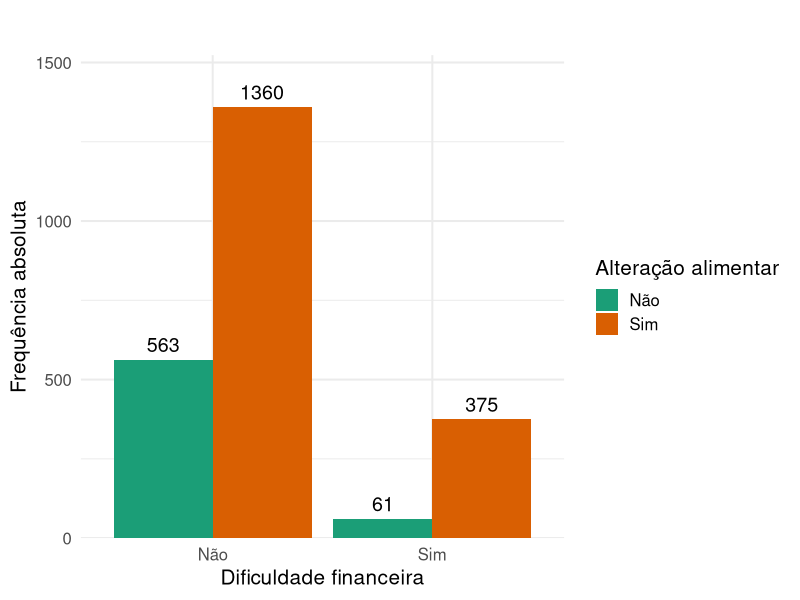
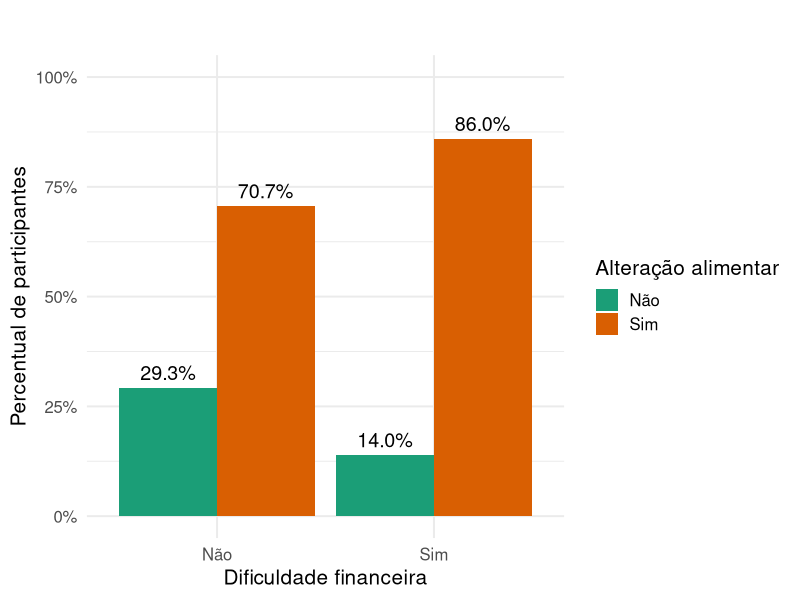
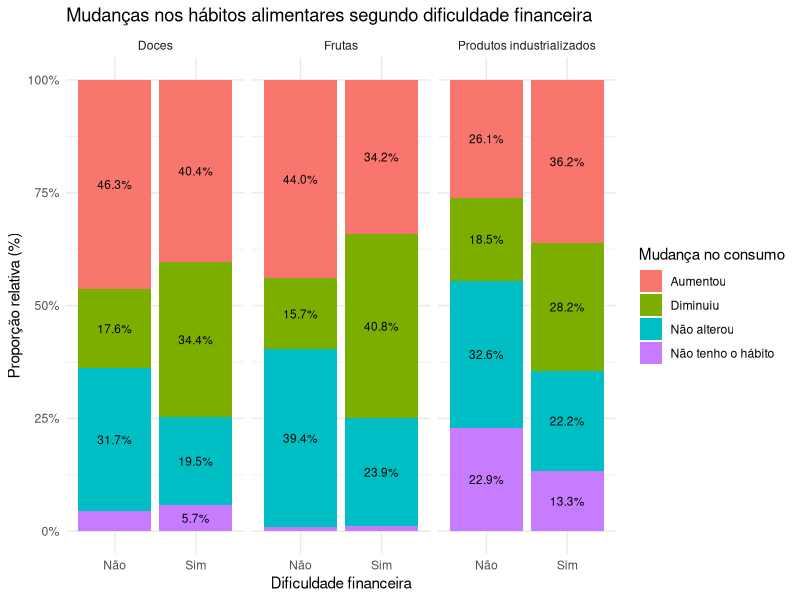

These figures' R source, in order:
## ---- chunk 1
library(readxl)
library(dplyr)
library(tidyr)
library(ggplot2)
library(scales)
library(knitr)

dados <- read_excel("DadosNutri.xlsx")
## ---- chunk 2
grafico_abs <- ggplot(
  data = dados,
  mapping = aes(
    x = Dificuldade_Financeira,
    fill = Alteracao_Pandemia
  )
) +
  geom_bar(
    position = position_dodge()
  ) +
  geom_text(
    stat = "count",
    aes(label = after_stat(count)),
    position = position_dodge(width = 0.9),
    vjust = -0.5,
    size = 5
  ) +
  scale_y_continuous(
    expand = expansion(mult = c(0, 0.12))
  ) +
  scale_fill_brewer(
    palette = "Dark2",
    name = "Alteração alimentar"
  ) +
  xlab("Dificuldade financeira") +
  ylab("Frequência absoluta") +
  ggtitle(" ") +
  theme_minimal(base_size = 15) +
  theme(
    plot.title = element_text(
      margin = margin(b = 15)
    )
  )
## ---- chunk 3
alteracao_grafico <- dados %>%
  count(Dificuldade_Financeira, Alteracao_Pandemia) %>%
  group_by(Dificuldade_Financeira) %>%
  mutate(
    percentual = n / sum(n)
  ) %>%
  ungroup()
## ---- chunk 4
grafico_pct <- ggplot(
  data = alteracao_grafico,
  mapping = aes(
    x = Dificuldade_Financeira,
    y = percentual,
    fill = Alteracao_Pandemia
  )
) +
  geom_col(
    position = position_dodge(width = 0.9)
  ) +
  geom_text(
    aes(
      label = scales::percent(percentual, accuracy = 0.1)
    ),
    position = position_dodge(width = 0.9),
    vjust = -0.5,
    size = 5
  ) +
  scale_y_continuous(
    labels = scales::percent_format(),
    limits = c(0, 1)
  ) +
  scale_fill_brewer(
    palette = "Dark2",
    name = "Alteração alimentar"
  ) +
  xlab("Dificuldade financeira") +
  ylab("Percentual de participantes") +
  ggtitle(" ") +
  theme_minimal(base_size = 15) +
  theme(
    plot.title = element_text(
      margin = margin(b = 15)
    )
  )
## ---- chunk 5
#### bibliotecas
library(dplyr)
library(tidyr)
library(ggplot2)
library(scales)

### agrupando as tres variáveis alimentares
habitos_grafico <- dados %>%
  select(
    Dificuldade_Financeira,
    Frutas,
    Doces,
    Produtos_Industrializados
  ) %>%
  
  pivot_longer(
    cols = c(Frutas, Doces, Produtos_Industrializados),
    names_to = "Alimento",
    values_to = "Mudanca"
  ) %>%
  
  count(
    Dificuldade_Financeira,
    Alimento,
    Mudanca
  ) %>%
  
  group_by(
    Dificuldade_Financeira,
    Alimento
  ) %>%
  
  mutate(
    percentual = n / sum(n)
  ) %>%
  
  ungroup()


habitos_grafico <- habitos_grafico %>%
  mutate(
    Alimento = recode(
      Alimento,
      "Frutas" = "Frutas",
      "Doces" = "Doces",
      "Produtos_Industrializados" = "Produtos industrializados"
    )
  )

N <- habitos_grafico |>
  dplyr::count(Alimento, Dificuldade_Financeira)
  
habitos_grafico <- ggplot(
  habitos_grafico,
  aes(
    x = Dificuldade_Financeira,
    y = percentual,
    fill = Mudanca
  )
) +
  
  geom_col() +
  
  geom_text(
    aes(
      label = ifelse(
        percentual < 0.05,
        "",
        percent(percentual, accuracy = 0.1)
      )
    ),
    position = position_stack(vjust = 0.5),
    size = 3
  ) +
  geom_text(
    data = N,
    aes(x = Dificuldade_Financeira, y = 1.02, label = paste0("n = ", n)),
    inherit.aes = FALSE
  ) +
  facet_wrap(~ Alimento) +
  
  scale_y_continuous(
    labels = percent,
    limits = c(0, 1)
  ) +
  
  labs(
    title = "Mudanças nos hábitos alimentares segundo dificuldade financeira",
    x = "Dificuldade financeira",
    y = "Proporção relativa (%)",
    fill = "Mudança no consumo"
  ) +
  
  theme_minimal()
## ---- chunk 6
tabela_variaveis <- tibble(
  Variável = c(
    "Dificuldade financeira",
    "Alteração na pandemia",
    "Frutas",
    "Doces",
    "Produtos industrializados",
    "Idade",
    "IMC",
    "Gênero"
  ),
  
  `Função na análise` = c(
    "Explicativa / comparação",
    "Resposta principal",
    "Aprofundamento dos hábitos",
    "Aprofundamento dos hábitos",
    "Aprofundamento dos hábitos",
    "Caracterização da amostra",
    "Caracterização da amostra",
    "Caracterização da amostra"
  ),
  
  Tipo = c(
    "Qualitativa",
    "Qualitativa",
    "Qualitativa",
    "Qualitativa",
    "Qualitativa",
    "Quantitativa",
    "Quantitativa",
    "Qualitativa"
  )
)

knitr::kable(
  tabela_variaveis,
  align = c("l", "l", "l"),
  col.names = c(
    "Variável",
    "Função na análise",
    "Tipo"
  )
)

## ---- chunk 7
library(knitr)
resumo_numerico <- dados %>%
  summarise(
    Idade = sprintf(
      "%.1f ± %.1f anos",
      mean(Idade, na.rm = TRUE),
      sd(Idade, na.rm = TRUE)
    ),
    IMC = sprintf(
      "%.1f ± %.2f kg/m²",
      mean(IMC, na.rm = TRUE),
      sd(IMC, na.rm = TRUE)
    )
  )

feminino <- dados %>%
  summarise(
    n = sum(Genero == "Feminino"),
    perc = mean(Genero == "Feminino") * 100
  )

dificuldade <- dados %>%
  summarise(
    n = sum(Dificuldade_Financeira == "Sim"),
    perc = mean(Dificuldade_Financeira == "Sim") * 100
  )

tabela_caracterizacao <- tibble(
  Característica = c(
    "Participantes",
    "Idade",
    "IMC",
    "Gênero feminino",
    "Dificuldade financeira"
  ),
  
  Resultado = c(
    format(nrow(dados), big.mark = "."),
    resumo_numerico$Idade,
    resumo_numerico$IMC,
    sprintf(
      "%d (%.1f%%)",
      feminino$n,
      feminino$perc
    ),
    sprintf(
      "%d (%.1f%%)",
      dificuldade$n,
      dificuldade$perc
    )
  )
)

kable(
  tabela_caracterizacao,
  col.names = c("Característica", "Resultado"),
  align = c("l", "c")
)
## ---- chunk 8
grafico_abs
## ---- chunk 9
grafico_pct
## ---- chunk 10
#| echo: false

teste_chi <- chisq.test(
  table(
    dados$Dificuldade_Financeira,
    dados$Alteracao_Pandemia
  )
)
## ---- chunk 11
#| echo: false
#| results: asis

cat(
  "### Resultado\n\n",
  "$\\chi^2$ = ", 
  round(unname(teste_chi$statistic), 2),
  " &nbsp;&nbsp; | &nbsp;&nbsp; ",
  "gl = ", unname(teste_chi$parameter),
  " &nbsp;&nbsp; | &nbsp;&nbsp; ",
  "***p* < 0,001**",
  sep = ""
)
## ---- chunk 12
habitos_grafico
